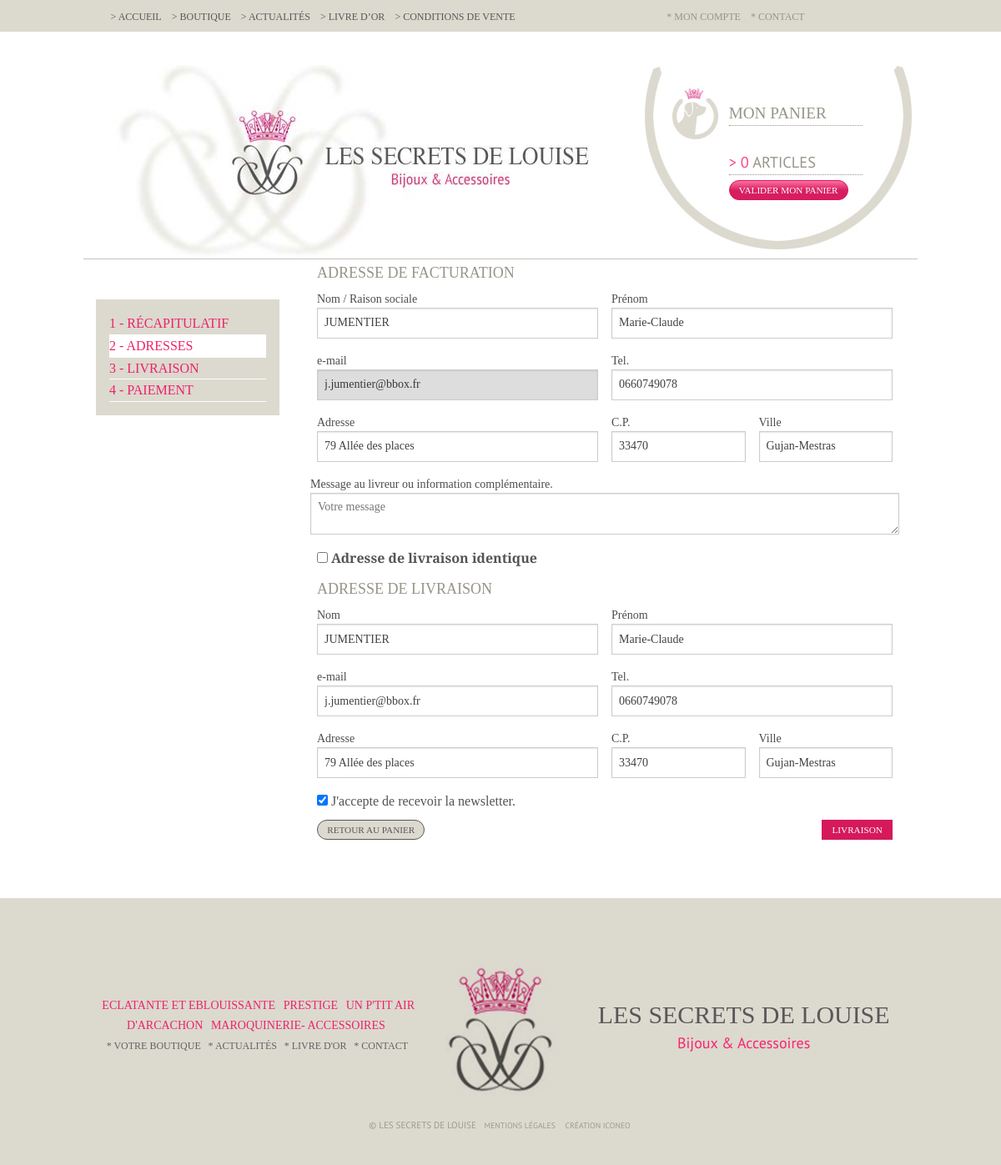
The page /adresse.php (signed in) on the database its author committed.
### tables this page shows
CREATE TABLE `adresse` (
  `id_adresse` int(10) unsigned NOT NULL AUTO_INCREMENT,
  `nom` varchar(200) NOT NULL,
  `prenom` varchar(200) NOT NULL,
  `adresse` varchar(254) NOT NULL,
  `cp` varchar(10) NOT NULL,
  `ville` varchar(100) NOT NULL,
  `tel` varchar(20) DEFAULT NULL,
  `email` varchar(100) DEFAULT NULL,
  `livraison` tinyint(4) NOT NULL DEFAULT '0',
  `message` varchar(250) NOT NULL,
  PRIMARY KEY (`id_adresse`)
);

CREATE TABLE `contact_commande` (
  `id` int(10) unsigned NOT NULL AUTO_INCREMENT,
  `email` varchar(250) DEFAULT NULL,
  `password` varchar(100) NOT NULL,
  `id_facturation` int(11) DEFAULT NULL,
  `id_livraison` int(11) DEFAULT NULL,
  PRIMARY KEY (`id`)
);

CREATE TABLE `rubrique` (
  `id` smallint(5) unsigned NOT NULL AUTO_INCREMENT,
  `label` varchar(50) NOT NULL,
  `sous_titre` varchar(100) NOT NULL,
  `image` varchar(100) NOT NULL,
  PRIMARY KEY (`id`)
);

### admin/classes/StorageManager.php (called while the page is built, shortened)
<?php
class StorageManager{
	protected function dbConnect() {
	    $host = DBHOST;
	    $user = DBUSER;
	    $pass = DBPASSWD;
	    $bdd  = DBNAME;
		try {
			$this->mysqli = new mysqli ($host, $user, $pass, $bdd) ;
		} catch (Exception $e) {
			throw new Exception("Erreur Connexion DB ". $e->getMessage());
		}
	}
}
?>

### admin/classes/ContactCommande.php (called while the page is built, shortened)
<?php
require_once ("StorageManager.php");
class ContactCommande extends StorageManager
{
    public function contactGet($id, $offset, $count)
    {
        if (! isset($id)) {
            if (isset($offset) && isset($count)) {
                $sql = "SELECT * FROM `contact_commande` ORDER BY `email` ASC LIMIT " . $offset . "," . $count . ";";
            } else {
                $sql = "SELECT * FROM `contact_commande` ORDER BY `email`;";
            }
        } else {
            $sql = "SELECT * FROM `contact_commande` WHERE id=" . $id;
        }
        $new_array = null;
        $result = mysqli_query($this->mysqli, $sql);
        while (($row = mysqli_fetch_assoc($result)) != false) {
            if (! empty($row['id_facturation'])) {
                $row['facturation'] = $this->adresseGet($row['id_facturation']);
            }
            if (! empty($row['id_livraison'])) {
                $row['livraison'] = $this->adresseGet($row['id_livraison']);
            }
            $new_array[] = $row;
        }
        return $new_array;
    }
    protected function adresseGet($id)
    {
        $sql = "SELECT * FROM `adresse` WHERE id_adresse = " . $id . ";";
        $new_array = null;
        $result = mysqli_query($this->mysqli, $sql);
        while (($row = mysqli_fetch_assoc($result)) != false) {
            $new_array[] = $row;
        }
        return $new_array;
    }
}

### admin/classes/Catproduct.php (called while the page is built, shortened)
<?php
require_once("StorageManager.php");
class Catproduct extends StorageManager {
	public function getRubriques( $id=0, $debug=false ){
		$sql = "SELECT * FROM rubrique";
		$sql .= " ORDER BY id ASC;";
		$new_array = null;
		$result = mysqli_query($this->mysqli,$sql);
		while( $row = mysqli_fetch_assoc( $result)){
			$new_array[] = $row;
		}
		return $new_array;
	}
}

### adresse.php (the view, shortened to what this page needs)
<?php
require './admin/classes/Catproduct.php';
require 'admin/classes/ContactCommande.php';
(!empty($_GET['source'])) ? $source =$_GET['source'] : $source = null;
(!empty($_GET['action'])) ? $action =$_GET['action'] : $action = 'ident';
(!empty($_SESSION['id_contact'])) ? $id_contact =$_SESSION['id_contact'] : $id_contact = null;
if (!empty($id_contact)){
    $contact = new ContactCommande();
    try {
        $contactResult = $contact->contactGet($id_contact, null, null);
        $email =    $contactResult[0]['email'];
        if (!empty($contactResult[0]['facturation'])) {
            $nom =      $contactResult[0]['facturation'][0]['nom'];
            $prenom =   $contactResult[0]['facturation'][0]['prenom'];
            $adresse =  $contactResult[0]['facturation'][0]['adresse'];
            $cp =       $contactResult[0]['facturation'][0]['cp'];
            $ville =    $contactResult[0]['facturation'][0]['ville'];
            $tel =      $contactResult[0]['facturation'][0]['tel'];
        }
        if (!empty($contactResult[0]['livraison'])) {
            $nomliv =   $contactResult[0]['livraison'][0]['nom'];
            $prenomliv= $contactResult[0]['livraison'][0]['prenom'];;
            $emailliv = $contactResult[0]['livraison'][0]['email'];
            $telliv =   $contactResult[0]['livraison'][0]['tel'];
            $adresseliv=$contactResult[0]['livraison'][0]['adresse'];
            $cpliv =    $contactResult[0]['livraison'][0]['cp'];
            $villeliv = $contactResult[0]['livraison'][0]['ville'];
            $message=   $contactResult[0]['livraison'][0]['message'];
        }
        $action = 'modif';
    } catch (Exception $e) {
        echo 'Erreur contactez votre administrateur <br> :',  $e->getMessage(), "\n";
        $contact = null;
        exit();
    }
}
?>
<!doctype html>
<html class="no-js" lang="en">
	<head>
<?php include('inc/meta.php'); ?>
	</head>
	<body class="page-panier">
<?php include('inc/header.php'); ?>
				<div class="row">
				    <?php if ($source!='moncompte'):?>
					<div class="large-3 medium-3 small-12 columns menu-panier">
						<ul>
							<li >
								<a href="panier.php"><span>1 -</span> Récapitulatif</a>
							</li>
							<li class="active">
								<a href="adresse.php"><span>2 -</span> Adresses</a>
							</li>
							<li>
								<a href="livraison.php"><span>3 -</span> Livraison</a>
							</li>
							<li>
								<a href="paiement.php"><span>4 -</span> Paiement</a>
							</li>
						</ul>
					</div>
					<?php endif;?>
				    <form data-abide id="formulaire" method="POST"  action="admin/contactFront-fp.php">
					<div class="large-9 medium-9 small-12 columns">
					   <?php
					   if(!empty($contactResult) || $action=='creation' ):
					   ?>
					   <div class="row">
							<div class="large-12 columns">
							    <h5>Adresse de facturation</h5>
                        			<div class="row">
                        				<div class="large-6 columns">
                        					<label>Nom / Raison sociale
                        						<input name="nom" id="nom" type="text" value="<?php echo $nom?>"  placeholder="Nom" required />
                        					</label>
                        				</div>
                        				<div class="large-6 columns">
                        					<label>Prénom
                        						<input name="prenom" id="prenom" type="text" value="<?php echo $prenom?>" placeholder="Prénom"  />
                        					</label>
                        				</div>
                        			</div>
                        			<div class="row">
                        				<div class="large-6 columns">
                        					<label>e-mail
                        					   <?php if ($action=='modif'):?>
                        					   <input name="email" id="email" type="email" value="<?php echo $email?>" placeholder="e-mail" readonly />
                        					   <?php else:?>
                        					   <input name="email" id="email" type="email" value="<?php echo $email?>" placeholder="e-mail" required />
                        					   <?php endif;?>
                        					</label>
                        				</div>
                        				<div class="large-6 columns">
                        					<label>Tel.
                        						<input name="tel" id="tel" type="text" value="<?php echo $tel?>" placeholder="tel" required />
                        					</label>
                        				</div>
                        			</div>
                        			<div class="row">
                        				<div class="large-6 columns">
                        					<label>Adresse
                        						<input name="adresse" id="adresse" type="text" value="<?php echo $adresse?>" placeholder="adresse" required />
                        					</label>
                        				</div>
                        				<div class="large-3 columns">
                        					<label>C.P.
                        						<input name="cp" id="cp" type="text" value="<?php echo $cp?>" placeholder="cp"  required/>
                        					</label>
                        				</div>
                        				<div class="large-3 columns">
                        					<label>Ville
                        						<input name="ville" id="ville" type="text" value="<?php echo $ville?>" placeholder="ville" required />
                        					</label>
                        				</div>
                        				<div class="row">
                            				<div class="large-12 columns">
                            					<label>Message au livreur ou information complémentaire.
                            						<textarea name="message" id="message" placeholder="Votre message"><?php echo $message?></textarea>
                            					</label>
                            				</div>
                            			</div>
                        			</div>
                        			<div class="row">
                        				<div class="large-12 columns">
                        					<input type="checkbox"  id="livraisonident" name="livraisonident" />  <strong>Adresse de livraison identique</strong>
                        				</div>
                        			</div>
							</div>
							<div class="large-12 columns" id="livraison" style="text-align:left;">
								<h5>Adresse de livraison</h5>
								<div class="row">
                        				<div class="large-6 columns">
                        					<label>Nom
                        						<input name="nomliv" id="nomliv" type="text" value="<?php echo $nomliv?>" placeholder="Nom"  required/>
                        					</label>
                        				</div>
                        				<div class="large-6 columns">
                        					<label>Prénom
                        						<input name="prenomliv" id="prenomliv" type="text" value="<?php echo $prenomliv?>" placeholder="Prénom"  />
                        					</label>
                        				</div>
                        			</div>
                        			<div class="row">
                        				<div class="large-6 columns">
                        					<label>e-mail
                        						<input name="emailliv" id="emailliv" type="email" value="<?php echo $emailliv?>" placeholder="e-mail"  required/>
                        					</label>
                        				</div>
                        				<div class="large-6 columns">
                        					<label>Tel.
                        						<input name="telliv" id="telliv" type="text" value="<?php echo $telliv?>" placeholder="tel" required />
                        					</label>
                        				</div>
                        			</div>
                        			<div class="row">
                        				<div class="large-6 columns">
                        					<label>Adresse
                        						<input name="adresseliv" id="adresseliv" type="text" value="<?php echo $adresseliv?>" placeholder="adresse" required />
                        					</label>
                        				</div>
                        				<div class="large-3 columns">
                        					<label>C.P.
                        						<input name="cpliv" id="cpliv" type="text" value="<?php echo $cpliv?>" placeholder="cp"  required/>
                        					</label>
                        				</div>
                        				<div class="large-3 columns">
                        					<label>Ville
                        						<input name="villeliv" id="villeliv" type="text" value="<?php echo $villeliv?>" placeholder="ville" required />
                        					</label>
                        				</div>
                        			</div>
							</div>
						</div>
						<div class="row">
            				<div class="large-12 columns">
            					<input type="checkbox" id="newsletter" name="newsletter"  checked/> J'accepte de recevoir la newsletter.
            				</div>
            			</div>
            			 <?php if ($source!='moncompte'):?>
						<div class="row">
							<div class="large-6 medium-6 small-6 columns" >
								<button  class="continuer" onclick="location.href='panier.php';return false;">Retour au panier</button>
							</div>
							<div class="large-6 medium-6 small-6 columns" style="text-align:right;">
								<input class="envoi" type="submit" value="Livraison"/>
							</div>
						</div>
						<?php endif;?>
					</div>
					<?php
					endif;
					?>
					</form>
					</div>
<?php include('inc/footer.php'); ?>
	</body>
</html>

### inc/footer.php (shortened to what this page needs)
<?
if ( 1 == 1 ) {
	$__rubrique = new Catproduct();
	$liste_rubrique = $__rubrique->getRubriques();
}
?>
			<div class="row footer fullwidth">
				<div class="row">
					<div class="large-5 medium-5 columns">
						<div>
							<?
							if ( !empty( $liste_rubrique ) ) {
								foreach( $liste_rubrique as $_rubrique ) {
									if ( $_rubrique[ "id" ] != 1 )
										echo "<a href='categories.php?idrub=" . $_rubrique[ "id" ]  . "'>" . $_rubrique[ "label" ]  . "</a>\n";
								}
							}
							?>
						</div>
						<div class="contacts">
							<a href="categories.php">Votre boutique</a>
							<a href="actualites.php">Actualités</a>
							<a href="livre-d-or.php">Livre d'or</a>
							<a href="contact.php">Contact</a>
						</div>
					</div>
					<div class="large-2 medium-2 columns">
					</div>
					<div class="large-5 medium-5 columns">
						<h1>Les secrets de Louise</h1>
						<p>Bijoux &amp; Accessoires</p>
					</div>
					<div class="large-12 columns mentions">
						© les secrets de Louise <a href="mentions.php">mentions légales</a> <a href="http://www.iconeo.fr" target="_blank">création iconeo</a>
					</div>
				</div>
			</div>

### style.css (style rules this page uses)
.row .row { margin-left:auto;margin-right:auto;max-width:62.5em; }
h1, h2, h3, h4, h5, h6 { font-family:'Tinos', serif;text-transform:uppercase;font-weight:normal; }
button { border-radius:3em;font-family:'Tinos', serif;font-size:.7em;text-transform:uppercase;margin:0;padding:.44em 1em;border: 1px solid #d5195b;background-image:-moz-linear-gradient(bottom, #d71d5f 0%, #d71d5f 48.22%, #fb6fa1 100%);background-image:-o-linear-gradient(bottom, #d71d5f 0%, #d71d5f 48.22%, #fb6fa1 100%);background-image:-webkit-linear-gradient(bottom, #d71d5f 0%, #d71d5f 48.22%, #fb6fa1 100%);background-image:linear-gradient(bottom, #d71d5f 0%, #d71d5f 48.22%, #fb6fa1 100%); }
.envoi { color:#FFF;border-radius:3em;font-family:'Tinos', serif;font-size:.7em; text-transform:uppercase;margin:0;padding:.44em 1em;border: 1px solid #d5195b; background: #d5195b; }
body { font-family:'Tinos', serif; }
.fullwidth { max-width:none; }
[class*="column"] + [class*="column"]:last-child { float:left; }
.menu-panier { padding-top:3em; }
.menu-panier ul { list-style-type:none;margin-left:0;padding:1rem;background:#dcd9cf; }
.menu-panier ul li a { border-bottom:1px solid #fff;display:block;text-transform:uppercase; }
.menu-panier ul li { display:block; }
.menu-panier ul li:hover, .menu-panier ul li.active { background:#fff; }
.continuer { background:#dcd9cf;color:#585858;border-color:#585858; }
.footer { background:url('img/bg-footer.jpg') center center no-repeat #dcd9cf;min-height:20em;margin-top:4.375em;text-align:center;padding-top:7.25em; }
.footer a { font-size:.875em;text-transform:uppercase;margin:0 .2em; }
.footer .contacts a:before { content:'* '; }
.footer .contacts a { font-size:.75em;color:#626262; }
.footer .mentions { font-family:'PT Sans', sans-serif;text-align:center;color:#9d9a90;font-size:.69em;text-transform:uppercase;margin-top:6em; }
.footer .mentions a { color:#9d9a90;margin-left:.7em; }
.footer h1 { font-size:1.87em;color:#585858;text-transform:uppercase; }
.footer p { color:#fa236f;font-family:'PT Sans', sans-serif;font-size:1.125em;line-height:.5em; }

### rows shown on the page
adresse: nom "JUMENTIER", prenom "Marie-Claude", tel "0660749078", adresse "79 Allée des places", cp "33470", ville "Gujan-Mestras"
contact_commande: email "j.jumentier@bbox.fr"
adresse: nomliv "JUMENTIER", prenomliv "Marie-Claude", emailliv "j.jumentier@bbox.fr", telliv "0660749078", adresseliv "79 Allée des places", cpliv "33470", villeliv "Gujan-Mestras"
rubrique: label "ECLATANTE ET EBLOUISSANTE"
rubrique: label "PRESTIGE"
rubrique: label "UN P'TIT AIR D'ARCACHON"
rubrique: label "MAROQUINERIE- ACCESSOIRES"

### other values the page prints
$result2['quantite'] "0"
